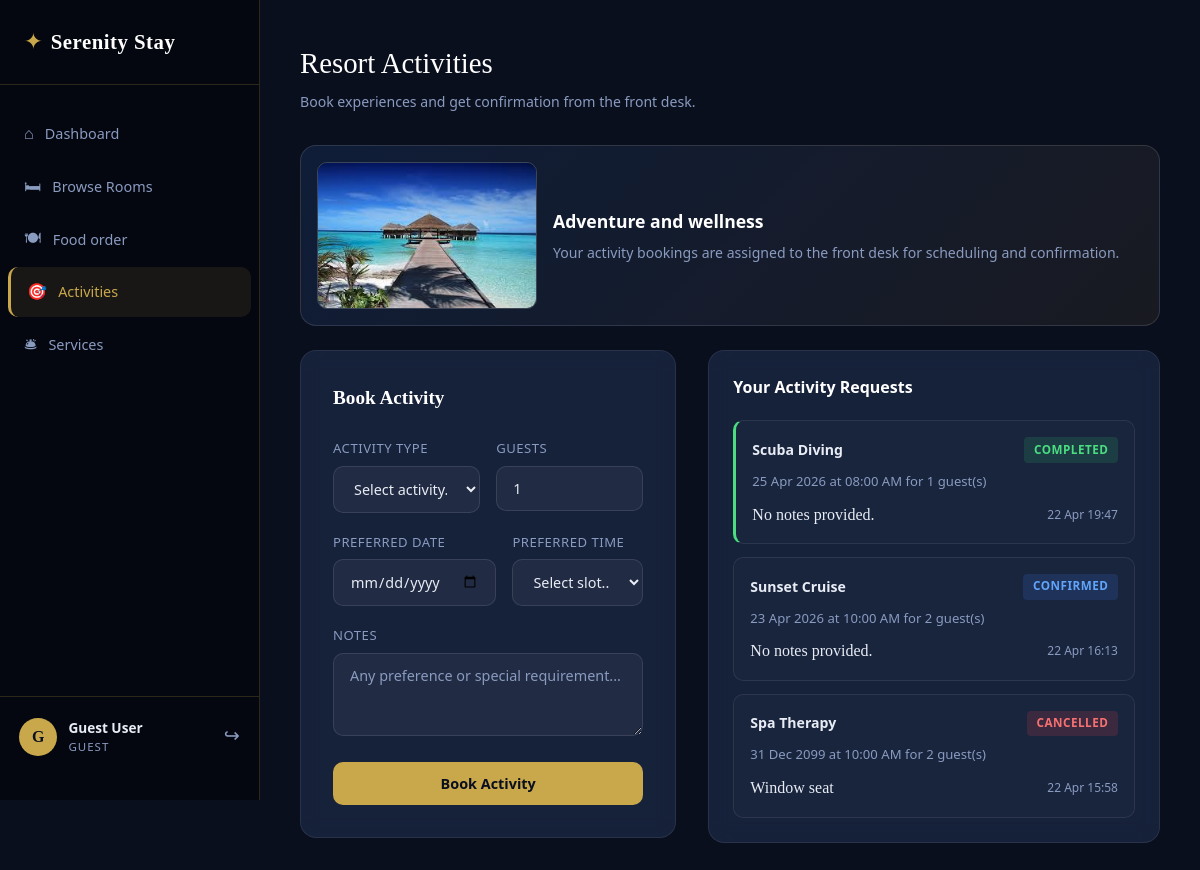
Page /activities (signed in) on the committed database.
### models.py (models this page shows, shortened)
class User(UserMixin, db.Model):
    __tablename__ = "users"
    id = db.Column(db.Integer, primary_key=True)
    name = db.Column(db.String(120), nullable=False)
    email = db.Column(db.String(120), unique=True, nullable=False)
    phone = db.Column(db.String(20))
    password_hash = db.Column(db.String(256), nullable=False)
    created_at = db.Column(db.DateTime, default=datetime.utcnow)
    role = db.Column(db.String(20), default="guest")
    bookings = db.relationship("Booking", backref="guest", lazy=True)
    food_orders = db.relationship("FoodOrder", backref="guest", lazy=True)
    service_requests = db.relationship(
        "ServiceRequest",
        foreign_keys="ServiceRequest.user_id",
        backref="guest",
        lazy=True,
    )
    assigned_requests = db.relationship(
        "ServiceRequest",
        foreign_keys="ServiceRequest.assigned_to",
        backref="assigned_staff",
        lazy=True,
    )
    activity_bookings = db.relationship(
        "ActivityBooking",
        foreign_keys="ActivityBooking.user_id",
        backref="guest",
        lazy=True,
    )
    assigned_activities = db.relationship(
        "ActivityBooking",
        foreign_keys="ActivityBooking.assigned_to",
        backref="assigned_staff",
        lazy=True,
    )

class ActivityBooking(db.Model):
    __tablename__ = "activity_bookings"
    id = db.Column(db.Integer, primary_key=True)
    user_id = db.Column(db.Integer, db.ForeignKey("users.id"), nullable=False)
    activity_type = db.Column(db.String(80), nullable=False)
    preferred_date = db.Column(db.Date, nullable=False)
    preferred_time = db.Column(db.String(20), nullable=False)
    guests_count = db.Column(db.Integer, default=1)
    notes = db.Column(db.Text)
    status = db.Column(db.String(20), default="pending")
    assigned_to = db.Column(db.Integer, db.ForeignKey("users.id"), nullable=True)
    created_at = db.Column(db.DateTime, default=datetime.utcnow)
    updated_at = db.Column(db.DateTime, default=datetime.utcnow, onupdate=datetime.utcnow)

### routes/main.py (the view)
@main_bp.route("/activities")
@login_required
@guest_required
def activities():
    bookings = (
        ActivityBooking.query.filter_by(user_id=current_user.id)
        .order_by(ActivityBooking.created_at.desc())
        .all()
    )
    return render_template("pages/guest/activities.html", bookings=bookings, today=date.today().isoformat())

### app.py (called while the page is built)
@login_manager.user_loader
def load_user(user_id):
    if not user_id or not str(user_id).isdigit():
        return None
    return User.query.get(int(user_id))

### routes/main.py (called while the page is built)
def guest_required(f):
    from functools import wraps
    @wraps(f)
    def decorated(*args, **kwargs):
        if not current_user.is_authenticated or current_user.role != "guest":
            flash("Access denied.", "error")
            return redirect(url_for("auth.login"))
        return f(*args, **kwargs)
    return decorated

### templates/pages/guest/activities.html (shortened to what this page needs)
{% extends "base/layout.html" %}
{% block body %}
<div class="dash-layout">
  {% set active_page = 'activities' %}
  {% include "components/guest_sidebar.html" %}
  <main class="dash-main">
    <div class="dash-header">
      <div>
        <h1 class="dash-title">Resort Activities</h1>
        <p class="dash-sub">Book experiences and get confirmation from the front desk.</p>
      </div>
    </div>
    <div class="guest-hero-card">
      <img src="{{ url_for('static', filename='images/beach.jpg') }}" alt="Activities" />
      <div>
        <h3>Adventure and wellness</h3>
        <p>Your activity bookings are assigned to the front desk for scheduling and confirmation.</p>
      </div>
    </div>
    <div class="services-layout">
      <div class="glass-card">
        <h3>Book Activity</h3>
        <form method="POST"
              action="{{ url_for('main.book_activity') }}"
              onsubmit="showLoading()">
          <div class="form-row">
            <div class="form-group">
              <label class="form-label">Activity Type</label>
              <select name="activity_type" class="form-input" required>
                <option value="">Select activity...</option>
              </select>
            </div>
            <div class="form-group">
              <label class="form-label">Guests</label>
              <input type="number" name="guests_count" min="1" max="10"
                     value="1" class="form-input" required />
            </div>
          </div>
          <div class="form-row">
            <div class="form-group">
              <label class="form-label">Preferred Date</label>
              <input type="date" name="preferred_date"
                     min="{{ today }}" class="form-input" required />
            </div>
            <div class="form-group">
              <label class="form-label">Preferred Time</label>
              <select name="preferred_time" class="form-input" required>
                <option value="">Select slot...</option>
              </select>
            </div>
          </div>
          <div class="form-group">
            <label class="form-label">Notes</label>
            <textarea class="form-input" name="notes" rows="3"
                      placeholder="Any preference or special requirement..."></textarea>
          </div>
          <button class="btn btn-primary btn-full" type="submit">Book Activity</button>
        </form>
      </div>
      <div class="dash-card">
        <div class="card-header"><h3>Your Activity Requests</h3></div>
        {% if bookings %}
        <div class="request-list">
          {% for a in bookings %}
          <div class="request-item ri-{{ a.status }}">
            <div class="ri-header">
              <span class="ri-type">{{ a.activity_type }}</span>
              <span class="badge badge-{{ a.status }}">{{ a.status.title() }}</span>
            </div>
            <p class="ri-desc">
              {{ a.preferred_date.strftime('%d %b %Y') }} at {{ a.preferred_time }}
              for {{ a.guests_count }} guest(s)
            </p>
            <div class="ri-meta">
              <span>{{ a.notes or 'No notes provided.' }}</span>
              <span class="ri-date">{{ a.created_at.strftime('%d %b %H:%M') }}</span>
            </div>
          </div>
          {% endfor %}
        </div>
        {% else %}
        <div class="empty-state"><p>No activity bookings yet.</p></div>
        {% endif %}
      </div>
    </div>
  </main>
</div>
{% endblock %}

### templates/components/guest_sidebar.html
<aside class="sidebar">
  <div class="sidebar-brand">
    <a href="{{ url_for('main.index') }}">
      <span class="brand-icon">✦</span>
      <span class="brand-name">Serenity Stay</span>
    </a>
  </div>
  <nav class="sidebar-nav">
    <a href="{{ url_for('main.dashboard') }}"
       class="snav-item {% if active_page == 'dashboard' %}active{% endif %}">
      <span class="sn-icon">⌂</span> Dashboard
    </a>
    <a href="{{ url_for('main.rooms') }}"
       class="snav-item {% if active_page == 'rooms' %}active{% endif %}">
      <span class="sn-icon">🛏</span> Browse Rooms
    </a>
    <a href="{{ url_for('main.food') }}"
       class="snav-item {% if active_page == 'food' %}active{% endif %}">
      <span class="sn-icon">🍽</span> Food order
    </a>
    <a href="{{ url_for('main.activities') }}"
       class="snav-item {% if active_page == 'activities' %}active{% endif %}">
      <span class="sn-icon">🎯</span> Activities
    </a>
    <a href="{{ url_for('main.services') }}"
       class="snav-item {% if active_page == 'services' %}active{% endif %}">
      <span class="sn-icon">🛎</span> Services
    </a>
  </nav>
  <div class="sidebar-user">
    <div class="user-avatar">{{ current_user.name[0].upper() }}</div>
    <div class="user-info">
      <span class="user-name">{{ current_user.name }}</span>
      <span class="user-role">Guest</span>
    </div>
    <a href="{{ url_for('auth.logout') }}" class="logout-btn" title="Logout">↪</a>
  </div>
</aside>

### rows in the picture
User: name "G", name "Guest User"
ActivityBooking: activity_type "Scuba Diving", status "COMPLETED", preferred_date "25 Apr 2026", preferred_time "08:00 AM", guests_count "1", notes "No notes provided.", created_at "22 Apr 19:47"
ActivityBooking: activity_type "Sunset Cruise", status "CONFIRMED", preferred_date "23 Apr 2026", preferred_time "10:00 AM", guests_count "2", notes "No notes provided.", created_at "22 Apr 16:13"
ActivityBooking: activity_type "Spa Therapy", status "CANCELLED", preferred_date "31 Dec 2099", preferred_time "10:00 AM", guests_count "2", notes "Window seat", created_at "22 Apr 15:58"
